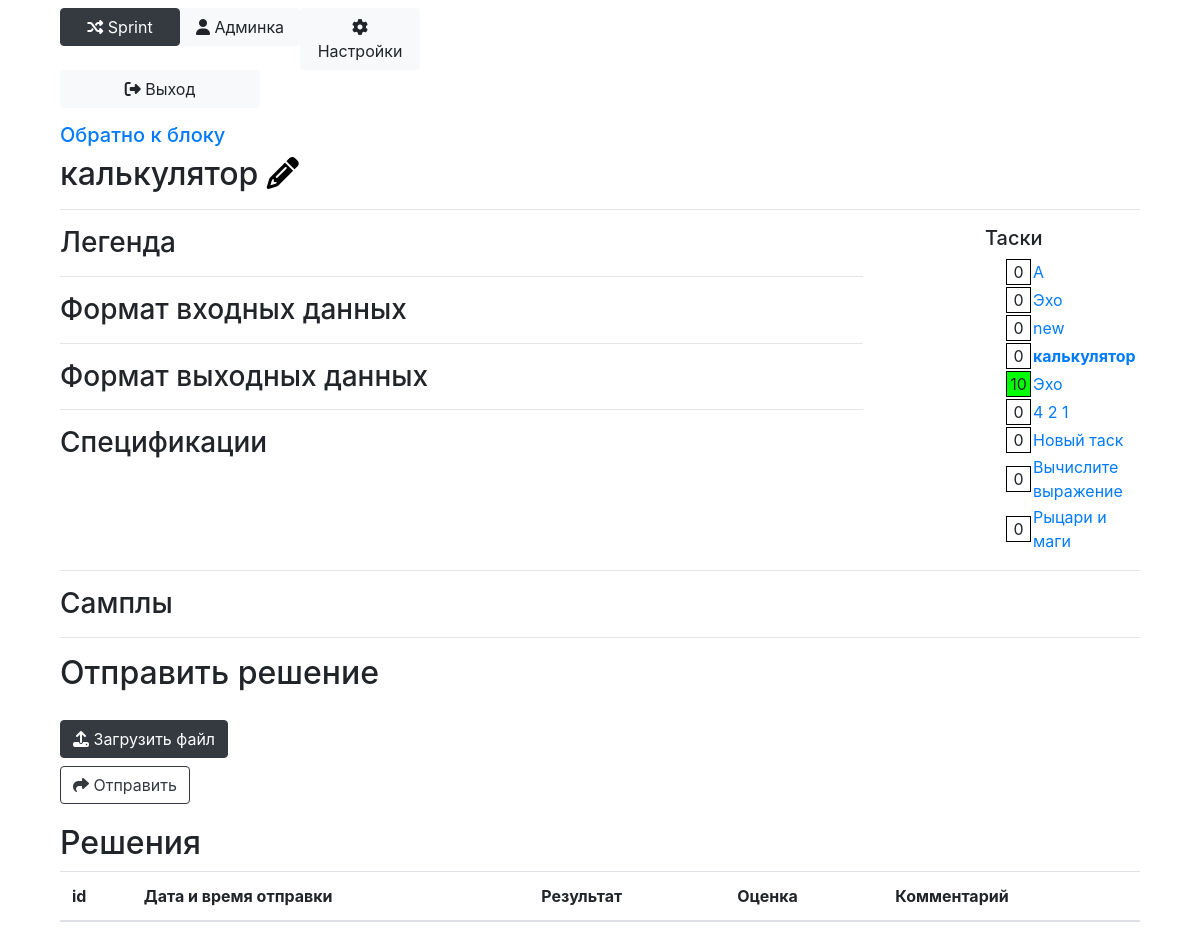
The page /task?id=11 (signed in) on the database as committed earlier.
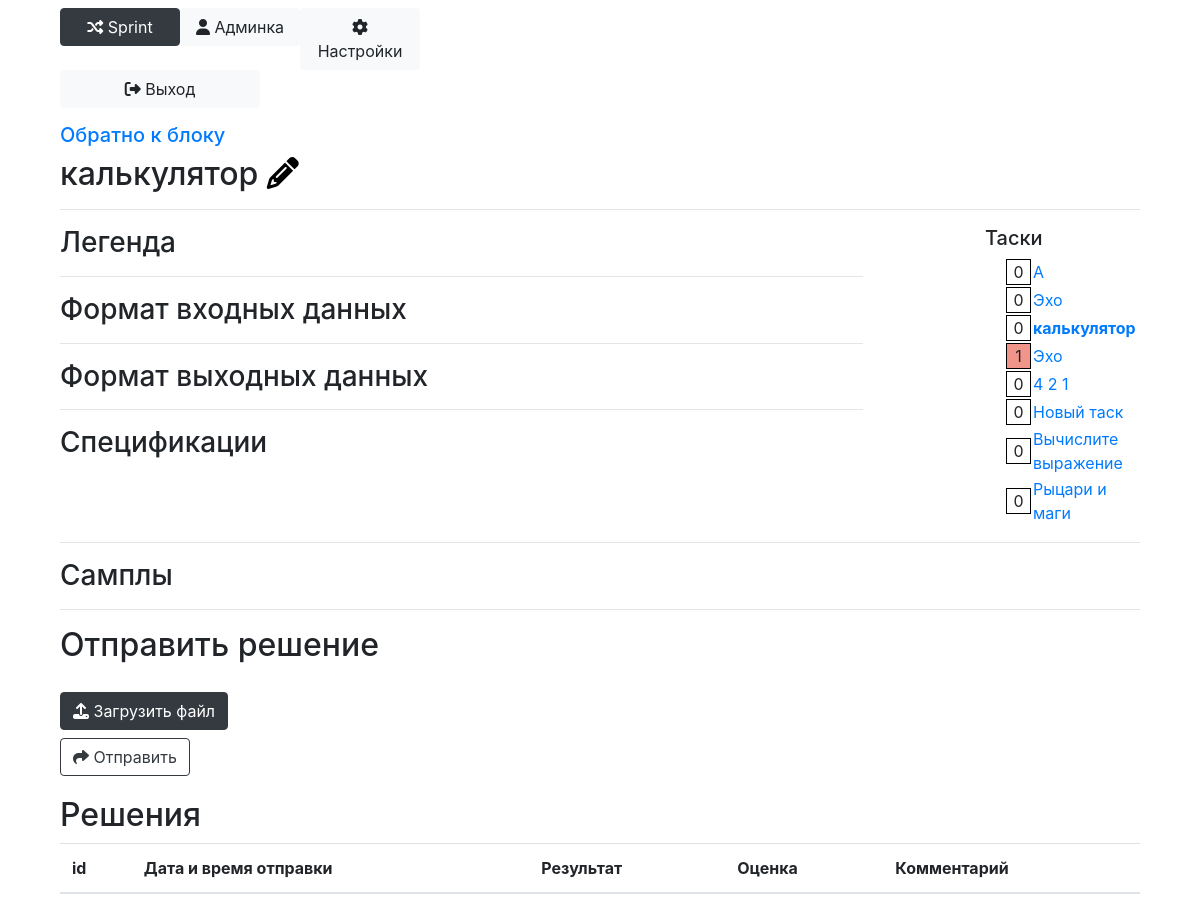
The same page on the database as committed later.
### Main/models.py (models this page shows, shortened)
class Task(models.Model):
    name = models.TextField()
    block = models.ForeignKey(Block, on_delete=models.CASCADE)
    legend = models.TextField(default='')
    input = models.TextField(default='')
    output = models.TextField(default='')
    specifications = models.TextField(default='')
    time_limit = models.IntegerField(default=10000)
    weight = models.FloatField(default=1.0)
    max_mark = models.IntegerField(default=10)
    max_solutions_count = models.IntegerField(default=10)
    show_result = models.BooleanField(default=True)
    show_details = models.BooleanField(default=False)
    full_solution = models.BooleanField(default=False)
    mark_formula = models.TextField(default='None')
    priority = models.IntegerField(default=5)
    @property
    def samples(self):
        return [{
                'input': file,
                'output': file.answer
            } for file in ExtraFile.objects.filter(task=self, sample=True).order_by('filename')]

### Main/views.py (the view, shortened to what this page needs)
# urls.py: path('task', views.task),
def task(request):
    current_task = Task.objects.get(id=request.GET['id'])
    user = request.user
    if not check_permission_block(user, current_task.block):
        return HttpResponseRedirect('/main')
    can_send = can_send_solution(user, current_task)
    return render(request, 'task.html', context={'task': current_task,
                                                 'solutions': reversed(Solution.objects.filter(task=current_task, user=user)),
                                                 'can_send': can_send,
                                                 'can_edit': check_admin_on_course(request.user, current_task.block.course)})

### Main/context_processors.py (called while the page is built)
def attributes(request):
	return {
		'current_page': 'settings' if '/settings' == request.path else 'admin' if '/admin/' in request.path else 'main',
		'is_admin': check_admin(request.user)
	}

### Main/main.py (called while the page is built)
def check_login(user):
    return user.is_authenticated

def check_admin(user):
    if check_teacher(user):
        return True
    if not check_login(user):
        return False
    return len(Subscribe.objects.filter(user=user, is_assistant=True)) > 0

def check_teacher(user):
    return user.is_staff and check_login(user)

def courses_available(user):
    if user.is_superuser:
        return Course.objects.all()
    else:
        return [s.course for s in Subscribe.objects.filter(user=user)]

def blocks_available(user):
    courses = courses_available(user)
    blocks = {}
    is_admin = check_admin(user)
    for course in courses:
        if is_admin:
            blocks[course] = Block.objects.filter(
                course=course
            )
        else:
            blocks[course] = Block.objects.filter(
                opened=True,
                time_start__lte=timezone.now(),
                course=course
            )
    return blocks

### templates/task.html (shortened to what this page needs)
{% extends 'base.html' %}
{% load filters %}
{% block onload %}doPoll(){% endblock %}
{% block content %}
        <h5>
            <a href="/block?id={{ task.block.id }}">Обратно к блоку</a>
        </h5>
        <h2>
            {{ task.name }}
            {% if can_edit %}
                <a style="color: black;" href="/admin/task?id={{ task.id }}"><i class="fa fa-pencil"></i></a>
            {% endif %}
        </h2>
        <hr>
        <div class="row">
            <div class="col-9">
                <h3>Легенда</h3>
                <hr>
                <h3>Формат входных данных</h3>
                <hr>
                <h3>Формат выходных данных</h3>
                <hr>
                <h3>Спецификации</h3>
            </div>
            <div class="col"></div>
            <div class="col-2">
                <h5>Таски</h5>
                <table>
                {% for t in task.block.tasks %}
                    <tr>
                    {% with mark=t|mark_for_task:user %}
                        {% if mark|marked %}
                            <td>
                            <div style="margin-left: 20px; border: 1px solid black; background: {{ mark|mark_color }}; width: 25px; text-align: center;">
                                {{ mark }}
                            </div>
                            </td>
                        {% endif %}
                    {% endwith %}
                    <td>
                    <a href="/task?id={{ t.id }}">{% if t.id == task.id %}<b>{{ t.name }}</b>{% else %}{{ t.name }}{% endif %}</a><br>
                    </td>
                    </tr>
                {% endfor %}
                </table>
            </div>
        </div>
        <hr>
        <h3>Самплы</h3>
        <hr>
        {% if can_send or can_edit %}
            <h2>Отправить решение</h2>
            <form action="" method="POST" enctype="multipart/form-data">
                <label for="file-upload" class="btn btn-dark" style="margin-top: 20px;">
                    <i class="fa fa-upload"></i> Загрузить файл
                </label>
                <br><button type="submit" value="Отправить" class="btn btn-outline-dark"><i class="fa fa-share"></i> Отправить</button>
            </form>
        {% endif %}
        <h2 style="margin-top: 20px;">Решения</h2>
        <table class="table">
            <thead>
                <tr>
                    <th scope="col">id</th>
                    <th scope="col">Дата и время отправки</th>
                    <th scope="col">Результат</th>
                    <th scope="col">Оценка</th>
                    <th scope="col">Комментарий</th>
                </tr>
            </thead>
        </table>
{% endblock %}

Rows that differ between the two databases and show on the page:
removed Task: full_solution "0", name "new"
changed Task (number 4 of 8 on the later page): priority "10" → "1"
